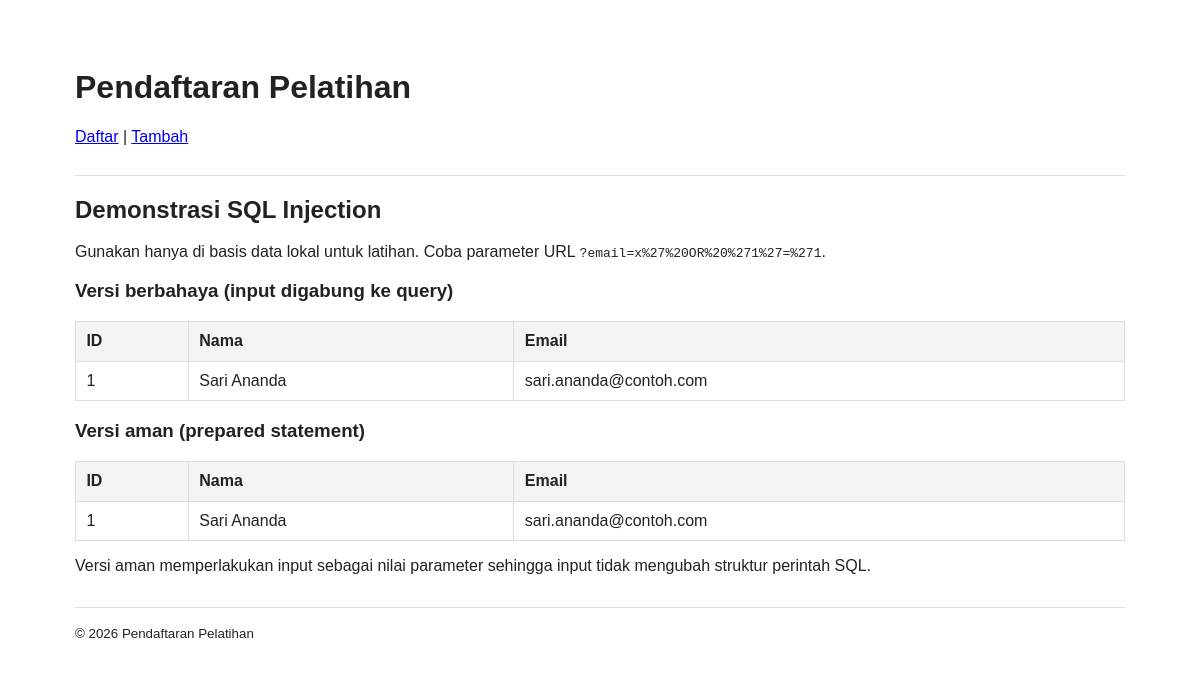
/injeksi.php?email=sari.ananda@contoh.com, run on the app's committed database.
### tables this page shows
CREATE TABLE IF NOT EXISTS pendaftar (
    id INT AUTO_INCREMENT PRIMARY KEY,
    nama VARCHAR(100) NOT NULL,
    email VARCHAR(120) NOT NULL UNIQUE,
    no_hp VARCHAR(20) NOT NULL,
    alamat TEXT NULL,
    kelas_id INT NOT NULL,
    tgl_daftar TIMESTAMP DEFAULT CURRENT_TIMESTAMP,
    CONSTRAINT fk_pendaftar_kelas FOREIGN KEY (kelas_id) REFERENCES kelas(id)
        ON DELETE RESTRICT ON UPDATE CASCADE
);

### src/helpers.php (called while the page is built, shortened)
<?php
function e(?string $teks): string
{
    return htmlspecialchars($teks ?? '', ENT_QUOTES, 'UTF-8');
}

### public/injeksi.php (the view, shortened to what this page needs)
<?php
$email = (string) ($_GET['email'] ?? 'sari@contoh.com');
$hasilBerbahaya = [];
$hasilAman = [];
try {
    $pdo = getConnection();
    $sqlBerbahaya =
        "SELECT id, nama, email FROM pendaftar WHERE email = '" .
        $email . "'";
    $hasilBerbahaya = $pdo->query($sqlBerbahaya)->fetchAll();
    $stmt = $pdo->prepare(
        'SELECT id, nama, email FROM pendaftar WHERE email = :email'
    );
    $stmt->execute(['email' => $email]);
    $hasilAman = $stmt->fetchAll();
} catch (Throwable $e) {
    $errorDemo = 'Terjadi kesalahan saat menjalankan demo. Periksa log PHP.';
    error_log('Demo injeksi: ' . $e->getMessage());
}
require __DIR__ . '/../templates/header.php';
?>
<h2>Demonstrasi SQL Injection</h2>
<p>Gunakan hanya di basis data lokal untuk latihan. Coba parameter URL <code>?email=x%27%20OR%20%271%27=%271</code>.</p>
<h3>Versi berbahaya (input digabung ke query)</h3>
<table><thead><tr><th>ID</th><th>Nama</th><th>Email</th></tr></thead><tbody>
<?php foreach ($hasilBerbahaya as $row): ?>
<tr><td><?= (int) $row['id'] ?></td><td><?= e($row['nama']) ?></td><td><?= e($row['email']) ?></td></tr>
<?php endforeach; ?>
</tbody></table>
<h3>Versi aman (prepared statement)</h3>
<table><thead><tr><th>ID</th><th>Nama</th><th>Email</th></tr></thead><tbody>
<?php foreach ($hasilAman as $row): ?>
<tr><td><?= (int) $row['id'] ?></td><td><?= e($row['nama']) ?></td><td><?= e($row['email']) ?></td></tr>
<?php endforeach; ?>
</tbody></table>
<p>Versi aman memperlakukan input sebagai nilai parameter sehingga input tidak mengubah struktur perintah SQL.</p>
<?php require __DIR__ . '/../templates/footer.php'; ?>

### templates/header.php (style rules this page uses)
body { font-family: Arial, sans-serif; max-width: 1050px; margin: 2rem auto; padding: 0 1rem; color: #222; }
table { width: 100%; border-collapse: collapse; margin: 1rem 0; }
th, td { border: 1px solid #ddd; padding: .65rem; text-align: left; }
th { background: #f3f4f6; }

### data on the page
pendaftar: id "1", nama "Sari Ananda", email "sari.ananda@contoh.com"
